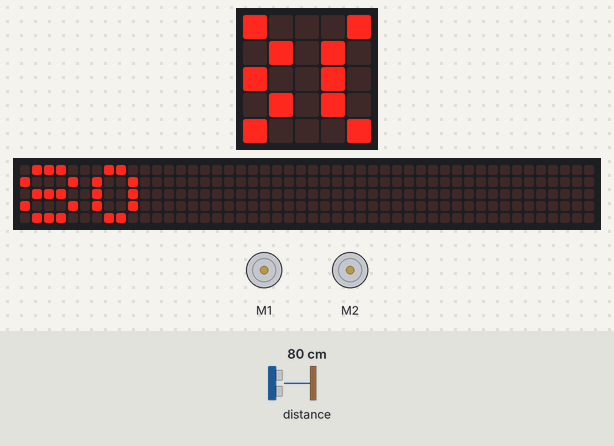
Bench run of a program on a simulated BBC micro:bit (MakeCode). Shown: the board's 5×5 LED display, a strip that is not on the board, showing the scrolling text unrolled, 2 × DC motor (green arrow = forward, orange = backward, longer = faster). Inputs (shaded band) come from the test bench; at power-on: distance to the obstacle 80 cm. The 48×5 strip is a reading aid, not a part: it shows the text the display is scrolling, unrolled, one strip-width of it at a time.

Above: at 1.28 s.
1.3 s: distance to the obstacle set to 2 cm
At 3.5 s:
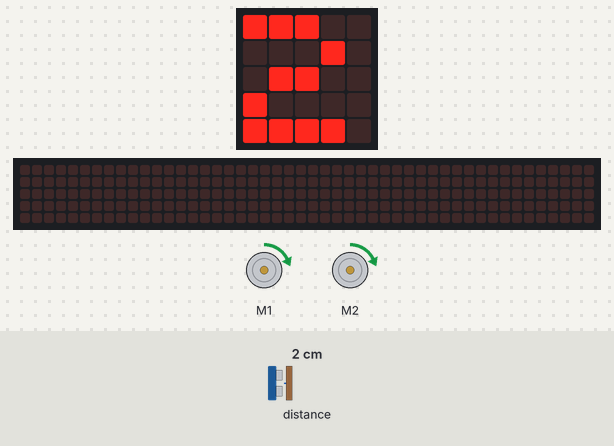
8.4 s: distance to the obstacle set to 18 cm
At 11.82 s:
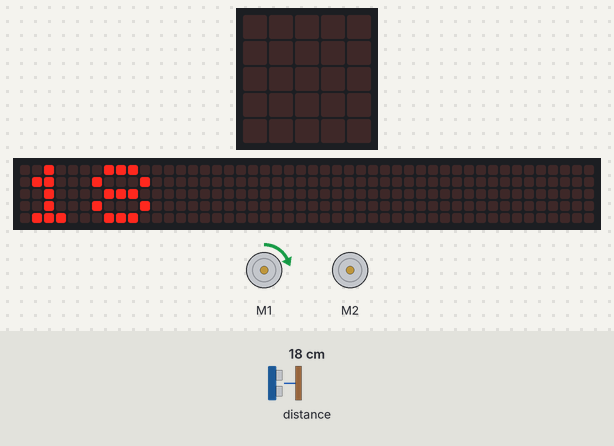
12.5 s: distance to the obstacle set to 4 cm
At 18.5 s:
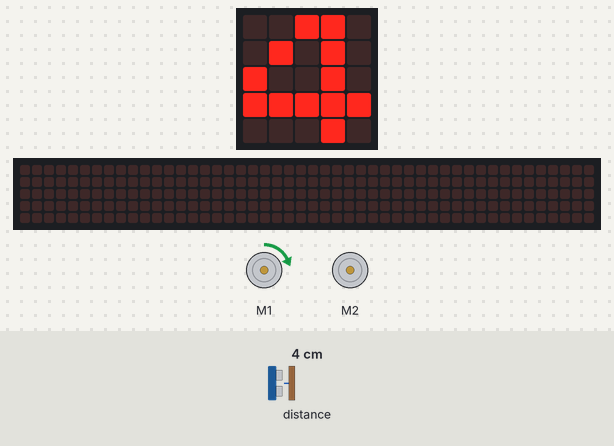
Timing chart, 0 to 23.6 s (numbered marks = the images above; inputs shaded):
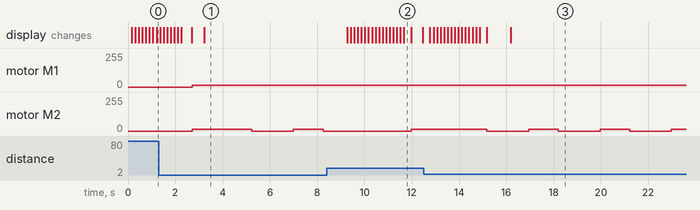

Measured:
- after the input at 8.4 s, the display: first changes after 0.87 s (image 2 shows a later state)
- by itself, motor M2: alternates forward 15/255 for 1.3 s and stopped for 1.8 s

The program:

main.ts
```typescript
let distancia = 0
basic.forever(function () {
    distancia = maqueen.Ultrasonic(PingUnit.Centimeters)
    basic.showString("" + (distancia))
    maqueen.motorRun(maqueen.Motors.All, maqueen.Dir.CW, 15)
    basic.pause(500)
    if (distancia < 35) {
        basic.showString("" + (distancia))
        maqueen.motorRun(maqueen.Motors.M1, maqueen.Dir.CW, 15)
        maqueen.motorStop(maqueen.Motors.M2)
        basic.pause(1000)
    }
})
```

test.ts
```typescript
// aquí va el archivo "tests"; esto no se compilará cuando este paquete se utilice como una extensión.
```
